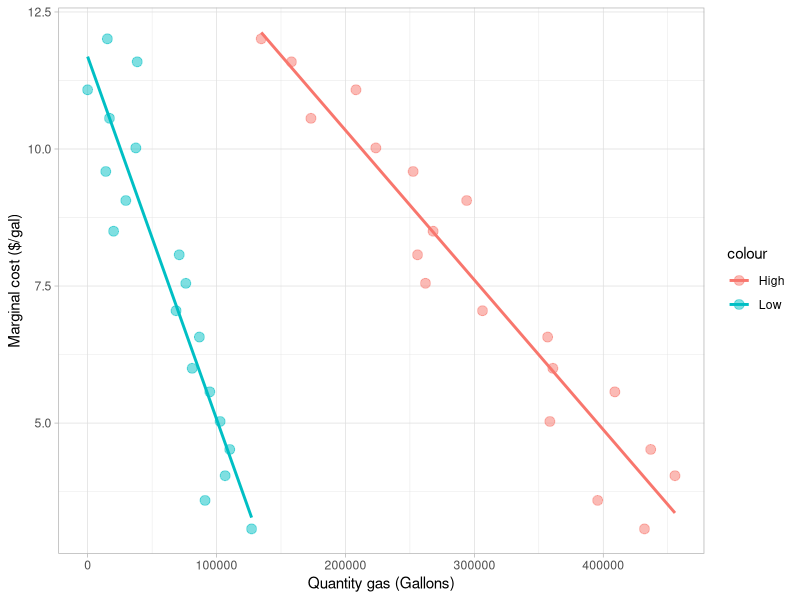
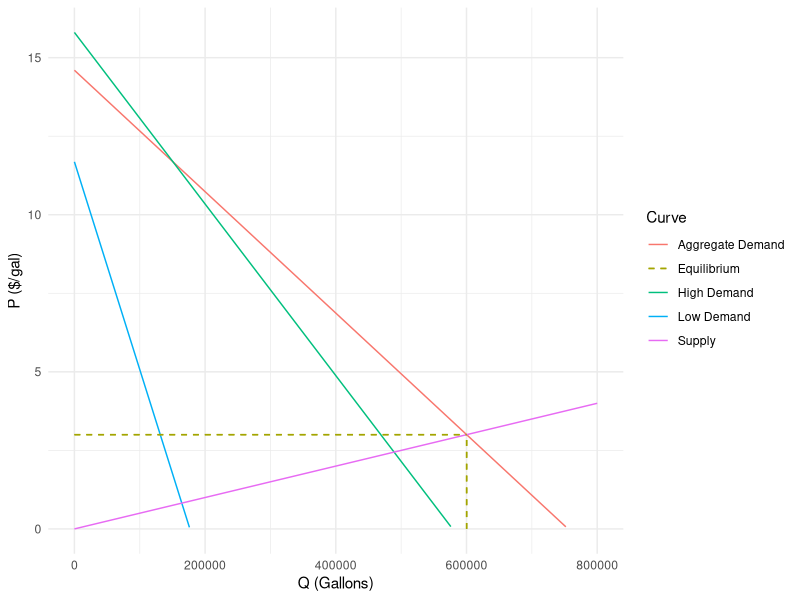
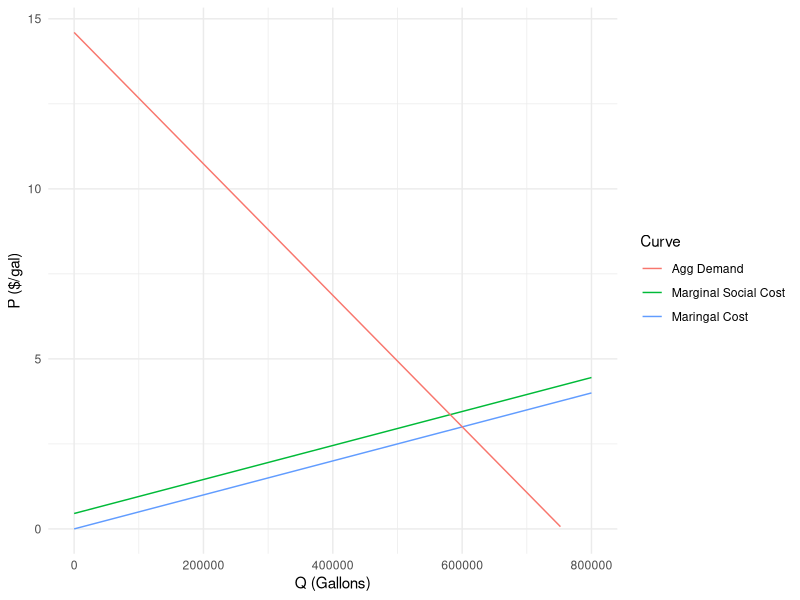

Recreate these plots in R, in order.
## ---- chunk 1
knitr::opts_chunk$set(echo = TRUE)
library(tidyverse)
library(here)
library(ggpubr)
library(broom)
library(knitr)
options(scipen=999)
## ---- chunk 2

# Calculate and save MEC of one gallon of gas

# MEC = ($/ metric ton) * (metric tons/lb) * (lb/gal)

MEC <- 51*(1/2204.62)*(19.6)

## ---- chunk 3

# Read in data
data <- read_csv("HW3_data.csv")

# Create 2 linear models
D_low_lm = lm(Price_Dollars ~ Q_Low_Gallons, data = data)
D_high_lm = lm(Price_Dollars ~ Q_High_Gallons, data = data)

# Create plot for reference
ggplot(data = data) +
  #Low Demand
  geom_point(aes(x = Q_Low_Gallons, y = Price_Dollars, color = "Low"), size = 3, alpha = 0.5) +
  geom_smooth(aes(x = Q_Low_Gallons, y = Price_Dollars, color = "Low"), method = "lm", se = F)+
  #High Demand
  geom_point(aes(x = Q_High_Gallons, y = Price_Dollars, color = "High"), size = 3, alpha = 0.5) +
  geom_smooth(aes(x = Q_High_Gallons, y = Price_Dollars, color = "High"), method = "lm", se = F)+
  labs(x = "Quantity gas (Gallons)", y = "Marginal cost ($/gal)")+
  theme_light()

# Save intercepts
int_low <- D_low_lm$coefficients[[1]]
m_low <- D_low_lm$coefficients[[2]]

int_high <- D_high_lm$coefficients[[1]]
m_high <- D_high_lm$coefficients[[2]]

## ---- chunk 4
# Solve for intercepts for aggregate demand
m_agg <- 1/(1/(m_low)+1/(m_high))
int_agg <- ((int_low/m_low)+(int_high/m_high))/(1/(m_low)+1/(m_high))

# Create functions for all three demand curves
D_low <- function(Q) {m_low*Q + int_low}
D_high <- function(Q) {m_high*Q + int_high}
D_agg <- function(Q) {m_agg*Q + int_agg}
## ---- chunk 5
# Solve for Q eq given P = 3:
P_eq <- 3
Q_eq <- (P_eq-int_agg)/m_agg

# Save slope of supply curve:
m_MC <- P_eq/Q_eq

# Create function for supply curve
MC <- function(Q) {m_MC*Q}
## ---- chunk 6
# Graph for reference
ggplot(data.frame(Q = c(0, 800000)), aes(x = Q)) +
  stat_function(fun = D_agg, aes(color = "Aggregate Demand")) +
  stat_function(fun = D_low, aes(color = "Low Demand")) +
  stat_function(fun = D_high, aes(color = "High Demand")) +
  stat_function(fun = MC, aes(color = "Supply")) +
  geom_segment(aes(x = 0, y = P_eq, xend = Q_eq, yend = P_eq, color = "Equilibrium"), linetype = 2)+
  geom_segment(aes(x = Q_eq, y = 0, xend = Q_eq, yend = P_eq, color = "Equilibrium"), linetype = 2)+
  scale_x_continuous(name = "Q (Gallons)") +
  scale_y_continuous(name = "P ($/gal)",limits = c(0, NA)) +
  labs(color = "Curve") +
  theme_minimal()
  
## ---- chunk 7
# Calculate consumer surplus

# Solve for quantity at kink
Q_kink <- (int_low-int_agg)/m_agg

# Consumer surplus equals area under high demand curve until kink
SQ_CS_1 <- integrate(D_high, lower = 0, upper = Q_kink)

# plus area under agg demand curve after kink until intercept with supply curve
SQ_CS_2 <- integrate(D_agg, lower = Q_kink, upper = Q_eq)

# minus area from price equals 0 to Peq * Qeq
SQ_CS_total <- SQ_CS_1$value + SQ_CS_2$value - Q_eq*P_eq

# Calculate producer surplus

# Solve for area under supply curve:
SQ_PS_1 <- integrate(MC, lower = 0, upper = Q_eq)

# Subtract from Qeq*Peq:
SQ_PS_total <- Q_eq*P_eq - SQ_PS_1$value
## ---- chunk 8

# Low demand:
Q_eq_low <- (P_eq-int_low)/m_low

# High demand:
Q_eq_high <- (P_eq-int_high)/m_high

## ---- chunk 9

# Low demand
CS_low_1 <- integrate(D_low, lower = 0, upper = Q_eq_low)
CS_low_total <- CS_low_1$value - P_eq*Q_eq_low

# High demand
CS_high_1 <- integrate(D_high, lower = 0, upper = Q_eq_high)
CS_high_total <- CS_high_1$value - P_eq*Q_eq_high

## ---- chunk 10
# Total Social Cost:
MSC <- function(Q){m_MC*Q + MEC}

#Graph for reference
ggplot(data.frame(Q = c(0, 800000)), aes(x = Q)) +
  stat_function(fun = MC, aes(color = "Maringal Cost")) +
  stat_function(fun= MSC, aes(color = "Marginal Social Cost"))+
  stat_function(fun = D_agg, aes(color = "Agg Demand")) +
  scale_x_continuous(name = "Q (Gallons)") +
  scale_y_continuous(name = "P ($/gal)",limits = c(0, NA)) +
  labs(color = "Curve") +
  theme_minimal()

## ---- chunk 11
#Find new equilibrium quantity
MSC_Q_eq <- (MEC-int_agg)/(m_agg-m_MC)
## ---- chunk 12
#Use the new equilibrium quantity to find the price
MSC_P_eq <- (m_MC*MSC_Q_eq+ MEC)
## ---- chunk 13
#Quantity purchased at new socially optimal equilibrium 
MSC_Q_eq_high= (MSC_P_eq-int_high)/(m_high)

# High demand
CS_high_MSC <- integrate(D_high, lower = 0, upper = MSC_Q_eq_high)
CS_high_MSC_total <- CS_high_MSC$value - MSC_P_eq*MSC_Q_eq_high
## ---- chunk 14
#Quantity purchased at new socially optimal equilibrium 
MSC_Q_eq_low= (MSC_P_eq-int_low)/(m_low)

# consumer surplus
CS_low_MSC <- integrate(D_low, lower = 0, upper = MSC_Q_eq_low)
CS_low_MSC_total <- CS_low_MSC$value - MSC_P_eq*MSC_Q_eq_low

##Find the DWL
#Integrate the MSC from the socially optimal equilibrium to the BAU equilibrium. 
MSC_area <- integrate(MSC, lower = MSC_Q_eq, upper = Q_eq)

#Integrate the aggregate demand curve from the socially optimal equilibrium to the BAU equilibrium 
D_agg_area <- integrate(D_agg, lower = MSC_Q_eq, upper = Q_eq)

#find DWL
DWL <- (MSC_area$value)-(D_agg_area$value)

## Calculate total welfare 
#Subtract the DWL from the consumer surplus identified above

MSC_welfare_low <- (CS_low_MSC_total-DWL)
## ---- chunk 15
#Amount of gas sold 
income <- MSC_P_eq*MSC_Q_eq

#Cost of production
cost <- integrate (MC, lower = 0, upper = MSC_Q_eq)

#Revenue
revenue <- income - cost$value
## ---- chunk 16
#MEC*quantity of gas consumed

TED <- MEC*MSC_Q_eq
## ---- chunk 17
#Proportion of "high"
prop_high <- Q_eq_high/Q_eq
pct_high <- 100*prop_high

#Proportion of "low"
prop_low <- Q_eq_low/Q_eq
pct_low <- 100*prop_low
## ---- chunk 18
#MEC of one gallon of gas at different SCC
# MEC = ($/ metric ton) * (metric tons/lb) * (lb/gal)

# $75 SCC
MEC_75 <- 75*(1/2204.62)*(19.6)

# $100
MEC_100 <- 100*(1/2204.62)*(19.6)

# $125
MEC_125 <- 125*(1/2204.62)*(19.6)

#150
MEC_150 <- 150*(1/2204.62)*(19.6)

## ---- chunk 19
#Find the socially optimum equilibrium price and and quantity

# $75 SCC
MSC_75_Q_eq <- (MEC_75-int_agg)/(m_agg-m_MC)
MSC_75_P_eq <- (m_MC*MSC_75_Q_eq+ MEC_75)

# $100
MSC_100_Q_eq <- (MEC_100-int_agg)/(m_agg-m_MC)
MSC_100_P_eq <- (m_MC*MSC_100_Q_eq+ MEC_100)

# $125
MSC_125_Q_eq <- (MEC_125-int_agg)/(m_agg-m_MC)
MSC_125_P_eq <- (m_MC*MSC_125_Q_eq+ MEC_125)

# $150
MSC_150_Q_eq <- (MEC_150-int_agg)/(m_agg-m_MC)
MSC_150_P_eq <- (m_MC*MSC_150_Q_eq+ MEC_150)

## ---- chunk 20
#Find the tax revenue generated from each SCC tax level 
# Tax revenue =(gallons of gas)*(MEC)
#Determine proportion returned to two income groups

# $51
#tax rev
tax_rev_51= TED
#tax return
tr_51_low=tax_rev_51*prop_low
tr_51_high=tax_rev_51*prop_high

# $75
#tax revenue
tax_rev_75=MSC_75_Q_eq*MEC_75
#tax return
tr_75_low=tax_rev_75*prop_low
tr_75_high=tax_rev_75*prop_high

# $100
# tax revenue
tax_rev_100=MSC_100_Q_eq*MEC_100
# tax return
tr_100_low=tax_rev_100*prop_low
tr_100_high=tax_rev_100*prop_high

# $125
#tax revenue
tax_rev_125=MSC_125_Q_eq*MEC_125
#tax return
tr_125_low=tax_rev_125*prop_low
tr_125_high=tax_rev_125*prop_high

# $150
#tax revenue
tax_rev_150=MSC_150_Q_eq*MEC_150
#tax return
tr_150_low=tax_rev_150*prop_low
tr_150_high=tax_rev_150*prop_high
## ---- chunk 21
#Determine quantity purchased at new socially optimal equilibrium 
# $75
MSC_75_Q_eq_high= (MSC_75_P_eq-int_high)/(m_high)

# $100
MSC_100_Q_eq_high= (MSC_100_P_eq-int_high)/(m_high)

# $125
MSC_125_Q_eq_high= (MSC_125_P_eq-int_high)/(m_high)

# $150
MSC_150_Q_eq_high= (MSC_150_P_eq-int_high)/(m_high)

## ---- chunk 22
#Determine total welfare by finding the total consumer surplus to the group, subtracting the cost of gas, and adding the amount of tax returned to the group

#Consumer surplus: Integrate under the demand curve from 0 to the new quantity purchased at the socially optimum price found above
#Remove the cost to purchase the gas and the add the proportional amount of tax returned

# $51
CS_high_MSC_tax <- integrate(D_high, lower = 0, upper = MSC_Q_eq_high)
wf_high_MSC <- CS_high_MSC$value - MSC_P_eq*MSC_Q_eq_high + tr_51_high

# $75
CS_high_MSC_75 <- integrate(D_high, lower = 0, upper = MSC_75_Q_eq_high)
wf_high_MSC_75<- CS_high_MSC_75$value - (MSC_75_P_eq*MSC_75_Q_eq_high) +tr_75_high

# $100
CS_high_MSC_100 <- integrate(D_high, lower = 0, upper = MSC_100_Q_eq_high)
wf_high_MSC_100<- CS_high_MSC_100$value - (MSC_100_P_eq*MSC_100_Q_eq_high)+ tr_100_high

# $125
CS_high_MSC_125 <- integrate(D_high, lower = 0, upper = MSC_125_Q_eq_high)
wf_high_MSC_125<- CS_high_MSC_125$value - (MSC_125_P_eq*MSC_125_Q_eq_high) + tr_125_high

# $150
CS_high_MSC_150 <- integrate(D_high, lower = 0, upper = MSC_150_Q_eq_high)
wf_high_MSC_150 <- CS_high_MSC_150$value - (MSC_150_P_eq*MSC_150_Q_eq_high) + tr_150_high
